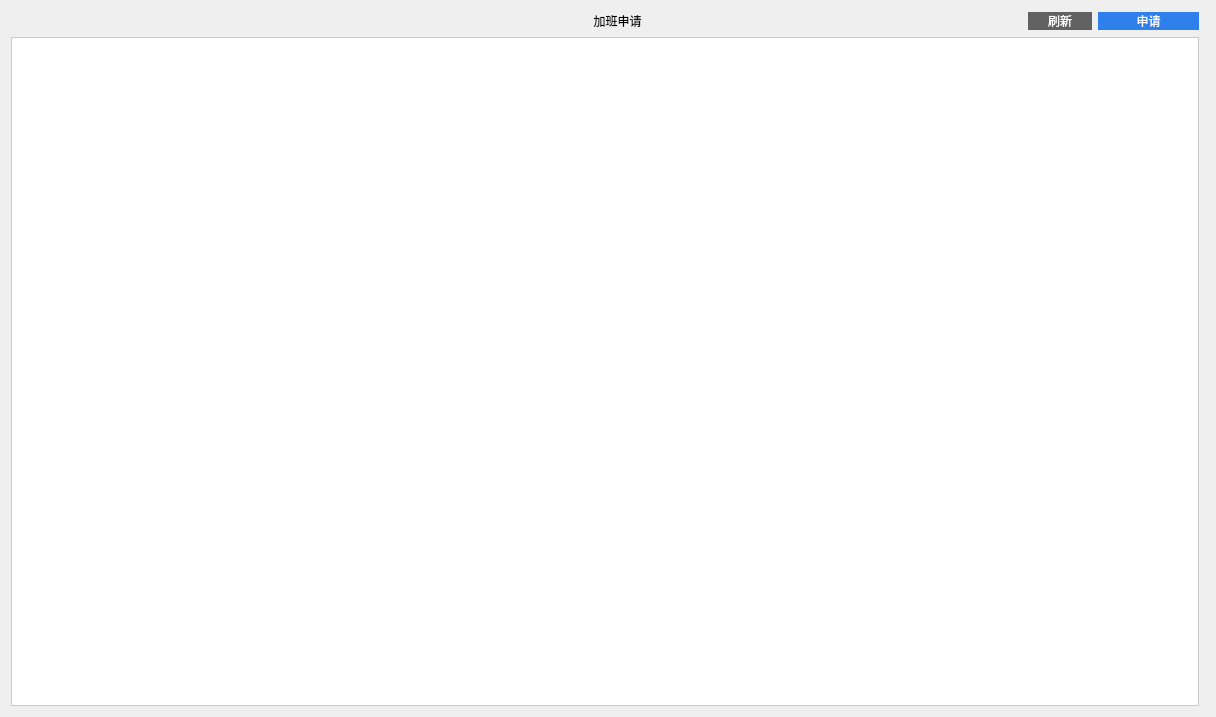
<?xml version="1.0" encoding="UTF-8"?>
<ui version="4.0">
 <class>Overtime_Emp</class>
 <widget class="QWidget" name="Overtime_Emp">
  <property name="geometry">
   <rect>
    <x>0</x>
    <y>0</y>
    <width>1216</width>
    <height>717</height>
   </rect>
  </property>
  <property name="windowTitle">
   <string>Form</string>
  </property>
  <layout class="QGridLayout" name="gridLayout" rowstretch="1,10" columnstretch="2,1">
   <item row="0" column="0">
    <layout class="QHBoxLayout" name="horizontalLayout" stretch="1,1,8,0,1">
     <item>
      <spacer name="horizontalSpacer_3">
       <property name="orientation">
        <enum>Qt::Horizontal</enum>
       </property>
       <property name="sizeHint" stdset="0">
        <size>
         <width>40</width>
         <height>20</height>
        </size>
       </property>
      </spacer>
     </item>
     <item>
      <spacer name="horizontalSpacer_2">
       <property name="orientation">
        <enum>Qt::Horizontal</enum>
       </property>
       <property name="sizeHint" stdset="0">
        <size>
         <width>40</width>
         <height>20</height>
        </size>
       </property>
      </spacer>
     </item>
     <item>
      <widget class="QLabel" name="label">
       <property name="styleSheet">
        <string notr="true">font: 14pt &quot;黑体&quot;;</string>
       </property>
       <property name="text">
        <string>加班申请</string>
       </property>
       <property name="alignment">
        <set>Qt::AlignCenter</set>
       </property>
      </widget>
     </item>
     <item>
      <widget class="QPushButton" name="refresh">
       <property name="styleSheet">
        <string notr="true">#refresh {
    font: 25 10pt '微软雅黑 Light';
    color: rgb(255, 255, 255);
	padding-left:20px;
	padding-right:20px;
    background-color: rgb(98,98,98);
    border: 2px;
    border-radius: 10px;
}
#refresh:hover {
 	border: 2px;
	background-color: rgb(202, 202, 202);
}

</string>
       </property>
       <property name="text">
        <string>刷新</string>
       </property>
      </widget>
     </item>
     <item>
      <widget class="QPushButton" name="request">
       <property name="styleSheet">
        <string notr="true">#request {
    font: 25 10pt '微软雅黑 Light';
    color: rgb(255, 255, 255);
	padding-left:20px;
	padding-right:20px;
    background-color: #2F80ED;
    border: 2px;
    border-radius: 10px;
}
#request:hover {
 	border: 2px ;
	background-color: rgb(85, 170, 255);
}

</string>
       </property>
       <property name="text">
        <string>申请</string>
       </property>
      </widget>
     </item>
    </layout>
   </item>
   <item row="1" column="0">
    <widget class="QTableView" name="work_table">
     <property name="styleSheet">
      <string notr="true">QHeaderView::section:horizontal{
	background-color: rgb(85, 170, 255);
    border: 1px solid rgb(255, 255, 255);
    border-bottom: 0px; 
	font: 12pt &quot;黑体&quot;;
}

QTableView
{
alternate-background-color: rgb(240,247,254);
background-color:rgb(255,255,255);
gridline-color: rgb(196,226,255);
border: 1px solid rgb(202,202,202);
text-align: center;
color:black;
font: 10pt &quot;黑体&quot;;
outline: 0px;
}</string>
     </property>
    </widget>
   </item>
   <item row="0" column="1" rowspan="2">
    <widget class="QWidget" name="application" native="true">
     <property name="maximumSize">
      <size>
       <width>0</width>
       <height>16777215</height>
      </size>
     </property>
     <property name="styleSheet">
      <string notr="true">#application{
	background-color: rgb(152, 152, 226);
    border-left: 4px solid rgb(85, 170, 255);
}</string>
     </property>
     <widget class="QLabel" name="label_3">
      <property name="geometry">
       <rect>
        <x>10</x>
        <y>110</y>
        <width>61</width>
        <height>21</height>
       </rect>
      </property>
      <property name="styleSheet">
       <string notr="true">font: 12pt &quot;黑体&quot;;</string>
      </property>
      <property name="text">
       <string>申请人</string>
      </property>
     </widget>
     <widget class="QLineEdit" name="personEdit">
      <property name="geometry">
       <rect>
        <x>80</x>
        <y>110</y>
        <width>71</width>
        <height>23</height>
       </rect>
      </property>
      <property name="styleSheet">
       <string notr="true">#personEdit{
    border-radius: 4px;
	border: 1px solid black;
}</string>
      </property>
     </widget>
     <widget class="QLabel" name="label_6">
      <property name="geometry">
       <rect>
        <x>180</x>
        <y>110</y>
        <width>41</width>
        <height>21</height>
       </rect>
      </property>
      <property name="styleSheet">
       <string notr="true">font: 12pt &quot;黑体&quot;;</string>
      </property>
      <property name="text">
       <string>工号</string>
      </property>
     </widget>
     <widget class="QLineEdit" name="numEdit">
      <property name="geometry">
       <rect>
        <x>230</x>
        <y>110</y>
        <width>111</width>
        <height>23</height>
       </rect>
      </property>
      <property name="styleSheet">
       <string notr="true">#numEdit{
    border-radius: 4px;
	border: 1px solid black;
}</string>
      </property>
     </widget>
     <widget class="QLabel" name="label_4">
      <property name="geometry">
       <rect>
        <x>10</x>
        <y>190</y>
        <width>81</width>
        <height>21</height>
       </rect>
      </property>
      <property name="styleSheet">
       <string notr="true">font: 12pt &quot;黑体&quot;;</string>
      </property>
      <property name="text">
       <string>起始时间</string>
      </property>
     </widget>
     <widget class="QLineEdit" name="startEdit">
      <property name="geometry">
       <rect>
        <x>100</x>
        <y>190</y>
        <width>121</width>
        <height>23</height>
       </rect>
      </property>
      <property name="styleSheet">
       <string notr="true">#startEdit{
    border-radius: 4px;
	border: 1px solid black;
}</string>
      </property>
     </widget>
     <widget class="QComboBox" name="start_m">
      <property name="geometry">
       <rect>
        <x>300</x>
        <y>190</y>
        <width>50</width>
        <height>23</height>
       </rect>
      </property>
      <property name="styleSheet">
       <string notr="true">#start_m{
    border:1px solid black;
    border-radius:4px;
	background-color: rgb(255, 255, 255);
}</string>
      </property>
      <item>
       <property name="text">
        <string>00</string>
       </property>
      </item>
      <item>
       <property name="text">
        <string>30</string>
       </property>
      </item>
     </widget>
     <widget class="QComboBox" name="start_h">
      <property name="geometry">
       <rect>
        <x>230</x>
        <y>190</y>
        <width>50</width>
        <height>23</height>
       </rect>
      </property>
      <property name="styleSheet">
       <string notr="true">#start_h{
    border:1px solid black;
    border-radius:4px;
	background-color: rgb(255, 255, 255);
}</string>
      </property>
      <item>
       <property name="text">
        <string>00</string>
       </property>
      </item>
      <item>
       <property name="text">
        <string>01</string>
       </property>
      </item>
      <item>
       <property name="text">
        <string>02</string>
       </property>
      </item>
      <item>
       <property name="text">
        <string>03</string>
       </property>
      </item>
      <item>
       <property name="text">
        <string>04</string>
       </property>
      </item>
      <item>
       <property name="text">
        <string>05</string>
       </property>
      </item>
      <item>
       <property name="text">
        <string>06</string>
       </property>
      </item>
      <item>
       <property name="text">
        <string>07</string>
       </property>
      </item>
      <item>
       <property name="text">
        <string>08</string>
       </property>
      </item>
      <item>
       <property name="text">
        <string>09</string>
       </property>
      </item>
      <item>
       <property name="text">
        <string>10</string>
       </property>
      </item>
      <item>
       <property name="text">
        <string>11</string>
       </property>
      </item>
      <item>
       <property name="text">
        <string>12</string>
       </property>
      </item>
      <item>
       <property name="text">
        <string>13</string>
       </property>
      </item>
      <item>
       <property name="text">
        <string>14</string>
       </property>
      </item>
      <item>
       <property name="text">
        <string>15</string>
       </property>
      </item>
      <item>
       <property name="text">
        <string>16</string>
       </property>
      </item>
      <item>
       <property name="text">
        <string>17</string>
       </property>
      </item>
      <item>
       <property name="text">
        <string>18</string>
       </property>
      </item>
      <item>
       <property name="text">
        <string>19</string>
       </property>
      </item>
      <item>
       <property name="text">
        <string>20</string>
       </property>
      </item>
      <item>
       <property name="text">
        <string>21</string>
       </property>
      </item>
      <item>
       <property name="text">
        <string>22</string>
       </property>
      </item>
      <item>
       <property name="text">
        <string>23</string>
       </property>
      </item>
     </widget>
     <widget class="QLabel" name="label_5">
      <property name="geometry">
       <rect>
        <x>10</x>
        <y>270</y>
        <width>81</width>
        <height>21</height>
       </rect>
      </property>
      <property name="styleSheet">
       <string notr="true">font: 12pt &quot;黑体&quot;;</string>
      </property>
      <property name="text">
       <string>结束时间</string>
      </property>
     </widget>
     <widget class="QLineEdit" name="endEdit">
      <property name="geometry">
       <rect>
        <x>100</x>
        <y>270</y>
        <width>121</width>
        <height>23</height>
       </rect>
      </property>
      <property name="styleSheet">
       <string notr="true">#endEdit{
    border-radius: 4px;
	border: 1px solid black;
}</string>
      </property>
     </widget>
     <widget class="QComboBox" name="end_h">
      <property name="geometry">
       <rect>
        <x>230</x>
        <y>270</y>
        <width>50</width>
        <height>23</height>
       </rect>
      </property>
      <property name="styleSheet">
       <string notr="true">#end_h{
    border:1px solid black;
    border-radius:4px;
	background-color: rgb(255, 255, 255);
}</string>
      </property>
      <item>
       <property name="text">
        <string>00</string>
       </property>
      </item>
      <item>
       <property name="text">
        <string>01</string>
       </property>
      </item>
      <item>
       <property name="text">
        <string>02</string>
       </property>
      </item>
      <item>
       <property name="text">
        <string>03</string>
       </property>
      </item>
      <item>
       <property name="text">
        <string>04</string>
       </property>
      </item>
      <item>
       <property name="text">
        <string>05</string>
       </property>
      </item>
      <item>
       <property name="text">
        <string>06</string>
       </property>
      </item>
      <item>
       <property name="text">
        <string>07</string>
       </property>
      </item>
      <item>
       <property name="text">
        <string>08</string>
       </property>
      </item>
      <item>
       <property name="text">
        <string>09</string>
       </property>
      </item>
      <item>
       <property name="text">
        <string>10</string>
       </property>
      </item>
      <item>
       <property name="text">
        <string>11</string>
       </property>
      </item>
      <item>
       <property name="text">
        <string>12</string>
       </property>
      </item>
      <item>
       <property name="text">
        <string>13</string>
       </property>
      </item>
      <item>
       <property name="text">
        <string>14</string>
       </property>
      </item>
      <item>
       <property name="text">
        <string>15</string>
       </property>
      </item>
      <item>
       <property name="text">
        <string>16</string>
       </property>
      </item>
      <item>
       <property name="text">
        <string>17</string>
       </property>
      </item>
      <item>
       <property name="text">
        <string>18</string>
       </property>
      </item>
      <item>
       <property name="text">
        <string>19</string>
       </property>
      </item>
      <item>
       <property name="text">
        <string>20</string>
       </property>
      </item>
      <item>
       <property name="text">
        <string>21</string>
       </property>
      </item>
      <item>
       <property name="text">
        <string>22</string>
       </property>
      </item>
      <item>
       <property name="text">
        <string>23</string>
       </property>
      </item>
     </widget>
     <widget class="QComboBox" name="end_m">
      <property name="geometry">
       <rect>
        <x>300</x>
        <y>270</y>
        <width>50</width>
        <height>23</height>
       </rect>
      </property>
      <property name="styleSheet">
       <string notr="true">#end_m{
    border:1px solid black;
    border-radius:4px;
	background-color: rgb(255, 255, 255);
}</string>
      </property>
      <item>
       <property name="text">
        <string>00</string>
       </property>
      </item>
      <item>
       <property name="text">
        <string>30</string>
       </property>
      </item>
     </widget>
     <widget class="QPushButton" name="handapply">
      <property name="geometry">
       <rect>
        <x>70</x>
        <y>500</y>
        <width>90</width>
        <height>40</height>
       </rect>
      </property>
      <property name="styleSheet">
       <string notr="true">#handapply {
    font: 25 10pt '微软雅黑 Light';
    color: rgb(255, 255, 255);
	padding-left:20px;
	padding-right:20px;
    background-color: #2F80ED;
    border: 2px;
    border-radius: 10px;
}
#handapply:hover {
 	border: 2px ;
	background-color: rgb(85, 170, 255);
}</string>
      </property>
      <property name="text">
       <string>提交</string>
      </property>
     </widget>
     <widget class="QPushButton" name="cancelapply">
      <property name="geometry">
       <rect>
        <x>240</x>
        <y>500</y>
        <width>90</width>
        <height>40</height>
       </rect>
      </property>
      <property name="styleSheet">
       <string notr="true">#cancelapply {
    font: 25 10pt '微软雅黑 Light';
    color: rgb(255, 255, 255);
	padding-left:20px;
	padding-right:20px;
    background-color: rgb(98,98,98);
    border: 2px;
    border-radius: 10px;
}
#cancelapply:hover {
 	border: 2px ;
	background-color: rgb(202, 202, 202);
}</string>
      </property>
      <property name="text">
       <string>取消</string>
      </property>
     </widget>
     <widget class="QLabel" name="label_2">
      <property name="geometry">
       <rect>
        <x>120</x>
        <y>40</y>
        <width>140</width>
        <height>27</height>
       </rect>
      </property>
      <property name="styleSheet">
       <string notr="true">font: 16pt &quot;黑体&quot;;</string>
      </property>
      <property name="text">
       <string>排班申请表</string>
      </property>
     </widget>
    </widget>
   </item>
  </layout>
 </widget>
 <resources/>
 <connections/>
</ui>
